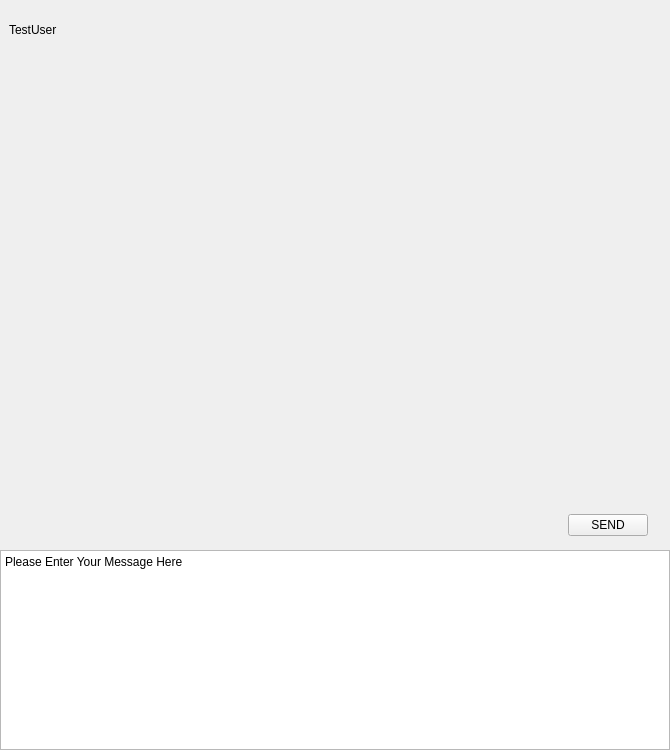
<?xml version="1.0" encoding="UTF-8"?>
<ui version="4.0">
 <class>ChatPage</class>
 <widget class="QWidget" name="ChatPage">
  <property name="geometry">
   <rect>
    <x>0</x>
    <y>0</y>
    <width>670</width>
    <height>750</height>
   </rect>
  </property>
  <property name="windowTitle">
   <string>Form</string>
  </property>
  <layout class="QVBoxLayout" name="verticalLayout">
   <property name="spacing">
    <number>0</number>
   </property>
   <property name="leftMargin">
    <number>0</number>
   </property>
   <property name="topMargin">
    <number>0</number>
   </property>
   <property name="rightMargin">
    <number>0</number>
   </property>
   <property name="bottomMargin">
    <number>0</number>
   </property>
   <item>
    <widget class="QWidget" name="chat_data_wid" native="true">
     <property name="minimumSize">
      <size>
       <width>400</width>
       <height>500</height>
      </size>
     </property>
     <layout class="QVBoxLayout" name="verticalLayout_2">
      <property name="spacing">
       <number>0</number>
      </property>
      <property name="leftMargin">
       <number>0</number>
      </property>
      <property name="topMargin">
       <number>0</number>
      </property>
      <property name="rightMargin">
       <number>0</number>
      </property>
      <property name="bottomMargin">
       <number>0</number>
      </property>
      <item>
       <widget class="QWidget" name="title_wid" native="true">
        <property name="minimumSize">
         <size>
          <width>0</width>
          <height>60</height>
         </size>
        </property>
        <property name="maximumSize">
         <size>
          <width>16777215</width>
          <height>60</height>
         </size>
        </property>
        <layout class="QVBoxLayout" name="verticalLayout_6">
         <item>
          <widget class="QWidget" name="widget_2" native="true">
           <layout class="QHBoxLayout" name="horizontalLayout_7">
            <property name="spacing">
             <number>0</number>
            </property>
            <property name="leftMargin">
             <number>0</number>
            </property>
            <property name="topMargin">
             <number>0</number>
            </property>
            <property name="rightMargin">
             <number>0</number>
            </property>
            <property name="bottomMargin">
             <number>0</number>
            </property>
            <item>
             <widget class="QLabel" name="title_lb">
              <property name="minimumSize">
               <size>
                <width>0</width>
                <height>30</height>
               </size>
              </property>
              <property name="maximumSize">
               <size>
                <width>16777215</width>
                <height>50</height>
               </size>
              </property>
              <property name="text">
               <string>TestUser</string>
              </property>
             </widget>
            </item>
           </layout>
          </widget>
         </item>
        </layout>
       </widget>
      </item>
      <item>
       <widget class="QWidget" name="widget_3" native="true">
        <property name="minimumSize">
         <size>
          <width>0</width>
          <height>400</height>
         </size>
        </property>
       </widget>
      </item>
      <item>
       <widget class="QWidget" name="tool_wid" native="true">
        <property name="minimumSize">
         <size>
          <width>0</width>
          <height>20</height>
         </size>
        </property>
        <property name="maximumSize">
         <size>
          <width>16777215</width>
          <height>50</height>
         </size>
        </property>
        <layout class="QVBoxLayout" name="verticalLayout_7">
         <property name="spacing">
          <number>0</number>
         </property>
         <property name="leftMargin">
          <number>0</number>
         </property>
         <property name="topMargin">
          <number>0</number>
         </property>
         <property name="rightMargin">
          <number>0</number>
         </property>
         <property name="bottomMargin">
          <number>0</number>
         </property>
         <item>
          <widget class="QWidget" name="send_wid" native="true">
           <property name="minimumSize">
            <size>
             <width>0</width>
             <height>40</height>
            </size>
           </property>
           <property name="maximumSize">
            <size>
             <width>16777215</width>
             <height>40</height>
            </size>
           </property>
           <layout class="QHBoxLayout" name="horizontalLayout_4">
            <property name="spacing">
             <number>7</number>
            </property>
            <property name="leftMargin">
             <number>2</number>
            </property>
            <property name="topMargin">
             <number>2</number>
            </property>
            <property name="rightMargin">
             <number>2</number>
            </property>
            <property name="bottomMargin">
             <number>2</number>
            </property>
            <item>
             <widget class="ClickedLabel" name="emo_lb">
              <property name="minimumSize">
               <size>
                <width>25</width>
                <height>25</height>
               </size>
              </property>
              <property name="maximumSize">
               <size>
                <width>25</width>
                <height>25</height>
               </size>
              </property>
              <property name="text">
               <string/>
              </property>
             </widget>
            </item>
            <item>
             <spacer name="horizontalSpacer_5">
              <property name="orientation">
               <enum>Qt::Orientation::Horizontal</enum>
              </property>
              <property name="sizeType">
               <enum>QSizePolicy::Policy::Fixed</enum>
              </property>
              <property name="sizeHint" stdset="0">
               <size>
                <width>10</width>
                <height>25</height>
               </size>
              </property>
             </spacer>
            </item>
            <item>
             <widget class="ClickedLabel" name="file_lb">
              <property name="minimumSize">
               <size>
                <width>25</width>
                <height>25</height>
               </size>
              </property>
              <property name="maximumSize">
               <size>
                <width>25</width>
                <height>25</height>
               </size>
              </property>
              <property name="text">
               <string/>
              </property>
             </widget>
            </item>
            <item>
             <spacer name="horizontalSpacer_4">
              <property name="orientation">
               <enum>Qt::Orientation::Horizontal</enum>
              </property>
              <property name="sizeType">
               <enum>QSizePolicy::Policy::Fixed</enum>
              </property>
              <property name="sizeHint" stdset="0">
               <size>
                <width>10</width>
                <height>24</height>
               </size>
              </property>
             </spacer>
            </item>
            <item>
             <widget class="ClickedLabel" name="voice_lb">
              <property name="minimumSize">
               <size>
                <width>25</width>
                <height>25</height>
               </size>
              </property>
              <property name="text">
               <string/>
              </property>
             </widget>
            </item>
            <item>
             <spacer name="horizontalSpacer">
              <property name="orientation">
               <enum>Qt::Orientation::Horizontal</enum>
              </property>
              <property name="sizeHint" stdset="0">
               <size>
                <width>40</width>
                <height>20</height>
               </size>
              </property>
             </spacer>
            </item>
            <item>
             <widget class="ClickedButton" name="send_btn">
              <property name="minimumSize">
               <size>
                <width>50</width>
                <height>20</height>
               </size>
              </property>
              <property name="text">
               <string>SEND</string>
              </property>
             </widget>
            </item>
            <item>
             <spacer name="horizontalSpacer_2">
              <property name="orientation">
               <enum>Qt::Orientation::Horizontal</enum>
              </property>
              <property name="sizeType">
               <enum>QSizePolicy::Policy::Preferred</enum>
              </property>
              <property name="sizeHint" stdset="0">
               <size>
                <width>20</width>
                <height>20</height>
               </size>
              </property>
             </spacer>
            </item>
           </layout>
          </widget>
         </item>
        </layout>
       </widget>
      </item>
     </layout>
    </widget>
   </item>
   <item>
    <widget class="QTextEdit" name="chatedit">
     <property name="minimumSize">
      <size>
       <width>0</width>
       <height>150</height>
      </size>
     </property>
     <property name="maximumSize">
      <size>
       <width>16777215</width>
       <height>200</height>
      </size>
     </property>
     <property name="html">
      <string>&lt;!DOCTYPE HTML PUBLIC &quot;-//W3C//DTD HTML 4.0//EN&quot; &quot;http://www.w3.org/TR/REC-html40/strict.dtd&quot;&gt;
&lt;html&gt;&lt;head&gt;&lt;meta name=&quot;qrichtext&quot; content=&quot;1&quot; /&gt;&lt;meta charset=&quot;utf-8&quot; /&gt;&lt;style type=&quot;text/css&quot;&gt;
p, li { white-space: pre-wrap; }
hr { height: 1px; border-width: 0; }
li.unchecked::marker { content: &quot;\2610&quot;; }
li.checked::marker { content: &quot;\2612&quot;; }
&lt;/style&gt;&lt;/head&gt;&lt;body style=&quot; font-family:'Segoe UI'; font-size:9pt; font-weight:400; font-style:normal;&quot;&gt;
&lt;p style=&quot; margin-top:0px; margin-bottom:0px; margin-left:0px; margin-right:0px; -qt-block-indent:0; text-indent:0px;&quot;&gt;Please Enter Your Message Here&lt;/p&gt;&lt;/body&gt;&lt;/html&gt;</string>
     </property>
    </widget>
   </item>
  </layout>
 </widget>
 <customwidgets>
  <customwidget>
   <class>ClickedButton</class>
   <extends>QPushButton</extends>
   <header>clickedbutton.h</header>
  </customwidget>
  <customwidget>
   <class>ClickedLabel</class>
   <extends>QLabel</extends>
   <header>clickedlabel.h</header>
  </customwidget>
 </customwidgets>
 <resources/>
 <connections/>
</ui>
